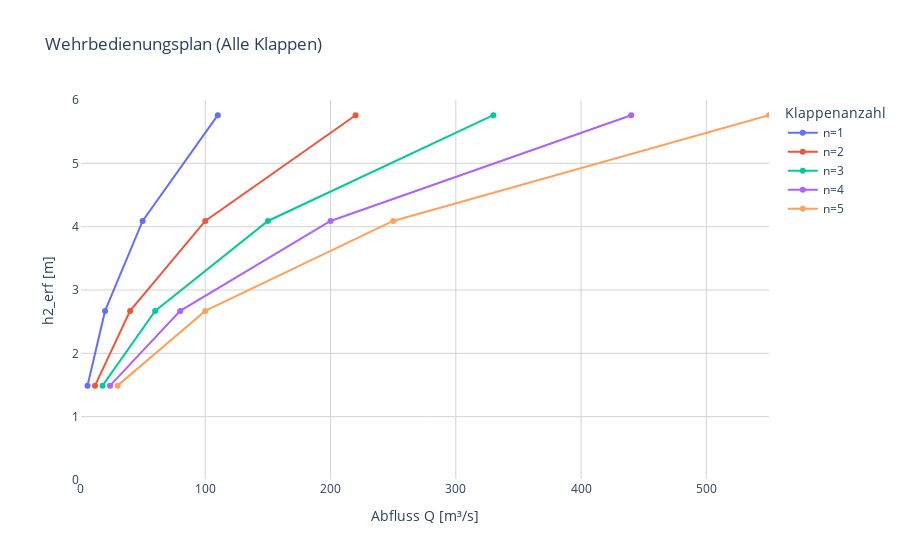

Notebook code for this chart:
### Markdown cell above
### ✍ Aufgabe:
Variieren Sie den Abfluss Q und beobachten Sie, wie sich die erforderliche Wassertiefe h2_erf verändert.

Was passiert bei hoher Froude-Zahl? 

Wie verändert sich der Wehrbedienungsplan bei geringer Klappenzahl?

![](img/Tableh2erf.png)

### Code cell
import pandas as pd
import plotly.express as px
import ipywidgets as widgets
from IPython.display import display

# Gegebene Daten für h2_erf und Abfluss bei verschiedenen Klappenanzahlen
data = {
    "h2_erf [m]": [1.49, 2.67, 4.09, 5.76],
    "n=1": [6, 20, 50, 110],
    "n=2": [12, 40, 100, 220],
    "n=3": [18, 60, 150, 330],
    "n=4": [24, 80, 200, 440],
    "n=5": [30, 100, 250, 550],
}

# Erstellen eines Pandas DataFrames aus dem Dictionary
df = pd.DataFrame(data)

# Funktion zum Anzeigen des Diagramms
def zeige_diagramm():
    # Erstellen einer Liste aller Spalten für die Klappenanzahlen
    spalten = [f"n={n}" for n in range(1, 6)]

    # Erstellen des Diagramms mit Plotly Express
    fig = px.line(df, y="h2_erf [m]", x=spalten,
                  title="Wehrbedienungsplan (Alle Klappen)",
                  labels={"h2_erf [m]": "h2_erf [m]", "value": "Abfluss Q [m³/s]", "variable": "Klappenanzahl"},
                  markers=True,
                  range_x=[0, 550],
                  range_y=[0, 6])

    # Anpassen des Layouts des Diagramms
    fig.update_layout(
        yaxis_title="h2_erf [m]",
        xaxis_title="Abfluss Q [m³/s]",
        yaxis_range=[0, 6],
        xaxis_range=[0, 550],
        yaxis_gridcolor='lightgrey',
        xaxis_gridcolor='lightgrey',
        plot_bgcolor='white'
    )

    # Anzeigen des Diagramms
    fig.show()

# Anzeigen des Diagramms (ohne interaktives Widget)
zeige_diagramm()

### Figure 1 — Plotly figure (JSON) as saved in the notebook; plotly's stock layout.template omitted (floating-point values rounded to 4 significant figures)
{"data": [{"hovertemplate": "Klappenanzahl=n=1<br>Abfluss Q [m³/s]=%{x}<br>h2_erf [m]=%{y}<extra></extra>", "legendgroup": "n=1", "line": {"color": "#636efa", "dash": "solid"}, "marker": {"symbol": "circle"}, "mode": "lines+markers", "name": "n=1", "orientation": "v", "showlegend": true, "type": "scatter", "x": [6, 20, 50, 110], "xaxis": "x", "y": [1.49, 2.67, 4.09, 5.76], "yaxis": "y"}, {"hovertemplate": "Klappenanzahl=n=2<br>Abfluss Q [m³/s]=%{x}<br>h2_erf [m]=%{y}<extra></extra>", "legendgroup": "n=2", "line": {"color": "#EF553B", "dash": "solid"}, "marker": {"symbol": "circle"}, "mode": "lines+markers", "name": "n=2", "orientation": "v", "showlegend": true, "type": "scatter", "x": [12, 40, 100, 220], "xaxis": "x", "y": [1.49, 2.67, 4.09, 5.76], "yaxis": "y"}, {"hovertemplate": "Klappenanzahl=n=3<br>Abfluss Q [m³/s]=%{x}<br>h2_erf [m]=%{y}<extra></extra>", "legendgroup": "n=3", "line": {"color": "#00cc96", "dash": "solid"}, "marker": {"symbol": "circle"}, "mode": "lines+markers", "name": "n=3", "orientation": "v", "showlegend": true, "type": "scatter", "x": [18, 60, 150, 330], "xaxis": "x", "y": [1.49, 2.67, 4.09, 5.76], "yaxis": "y"}, {"hovertemplate": "Klappenanzahl=n=4<br>Abfluss Q [m³/s]=%{x}<br>h2_erf [m]=%{y}<extra></extra>", "legendgroup": "n=4", "line": {"color": "#ab63fa", "dash": "solid"}, "marker": {"symbol": "circle"}, "mode": "lines+markers", "name": "n=4", "orientation": "v", "showlegend": true, "type": "scatter", "x": [24, 80, 200, 440], "xaxis": "x", "y": [1.49, 2.67, 4.09, 5.76], "yaxis": "y"}, {"hovertemplate": "Klappenanzahl=n=5<br>Abfluss Q [m³/s]=%{x}<br>h2_erf [m]=%{y}<extra></extra>", "legendgroup": "n=5", "line": {"color": "#FFA15A", "dash": "solid"}, "marker": {"symbol": "circle"}, "mode": "lines+markers", "name": "n=5", "orientation": "v", "showlegend": true, "type": "scatter", "x": [30, 100, 250, 550], "xaxis": "x", "y": [1.49, 2.67, 4.09, 5.76], "yaxis": "y"}], "layout": {"legend": {"title": {"text": "Klappenanzahl"}, "tracegroupgap": 0}, "plot_bgcolor": "white", "title": {"text": "Wehrbedienungsplan (Alle Klappen)"}, "xaxis": {"anchor": "y", "domain": [0, 1], "gridcolor": "lightgrey", "range": [0, 550], "title": {"text": "Abfluss Q [m³/s]"}}, "yaxis": {"anchor": "x", "domain": [0, 1], "gridcolor": "lightgrey", "range": [0, 6], "title": {"text": "h2_erf [m]"}}}}
